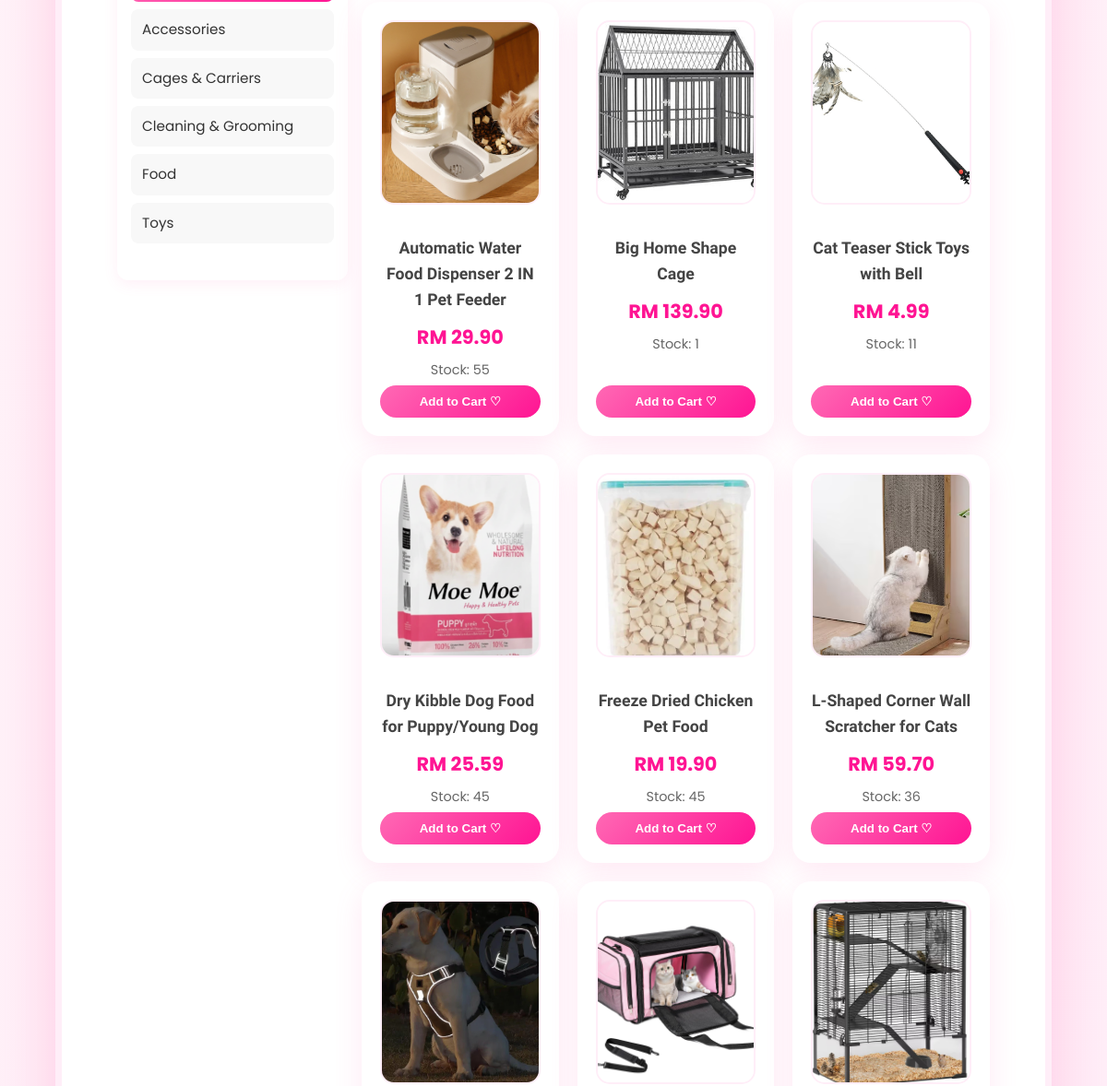
Page /member/products.php (middle part) on the earlier database version.
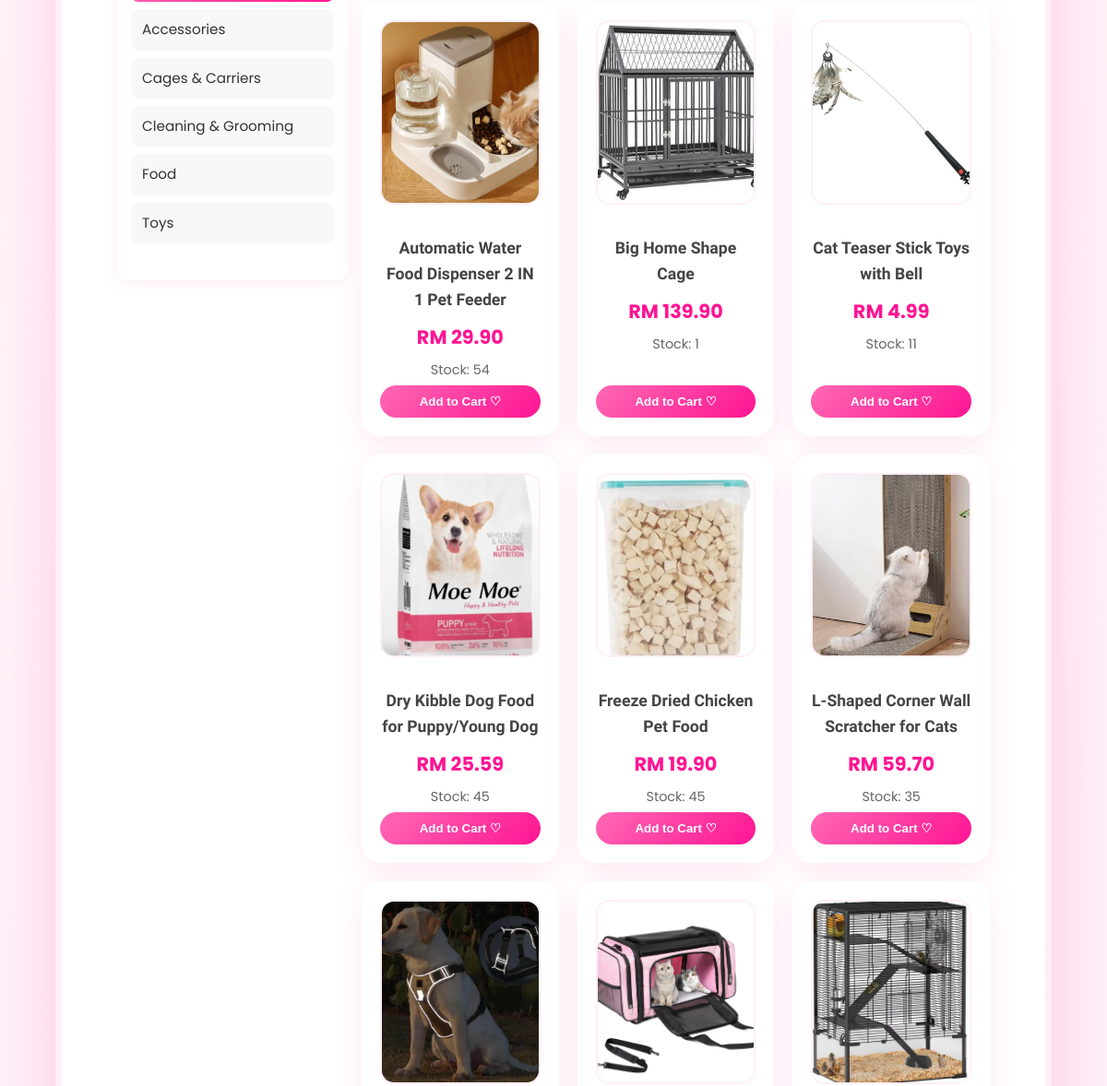
Same page on the later database version.
### tables this page shows
CREATE TABLE `product` (
  `product_id` int(11) NOT NULL,
  `product_code` varchar(20) NOT NULL,
  `product_name` varchar(200) NOT NULL,
  `description` text DEFAULT NULL,
  `price` decimal(10,2) NOT NULL,
  `stock_quantity` int(11) DEFAULT 0,
  `category_id` int(11) NOT NULL,
  `is_active` tinyint(1) DEFAULT 1,
  `created_at` datetime DEFAULT current_timestamp(),
  `updated_at` datetime DEFAULT current_timestamp() ON UPDATE current_timestamp(),
  `photo_name` varchar(255) NOT NULL,
  `average_rating` decimal(3,2) DEFAULT 0.00,
  `review_count` int(11) DEFAULT 0
);

### _base.php (called while the page is built, shortened)
<?php
function get($key, $value = null) {
    $value = $_GET[$key] ?? $value;
    return is_array($value) ? array_map('trim', $value) : trim($value);
}
function encode($value) {
    return htmlentities($value);
}
?>

### member/products.php (the view, shortened to what this page needs)
<?php
require '../_base.php';
$search = trim(get('search', ''));
$category = get('category', '');
$price_min = get('price_min', '');
$price_max = get('price_max', '');
$page = max(1, (int)get('page', 1));
$per_page = 9;
$offset = ($page - 1) * $per_page;
$sort = get('sort', 'relevance');
$order_by = 'p.product_name ASC';
$sales_join = '';
$where_conditions = ['p.is_active = 1'];
$where_clause = 'WHERE ' . implode(' AND ', $where_conditions);
$sql = "
    SELECT p.*, c.category_name
    FROM product p
    JOIN category c ON p.category_id = c.category_id
    $sales_join
    $where_clause
    ORDER BY $order_by
    LIMIT $offset, $per_page
";
$stm = $_db->prepare($sql);
$stm->execute();
$products = $stm->fetchAll();
$stm_cat = $_db->query("SELECT category_id, category_name FROM category ORDER BY category_name");
$categories = $stm_cat->fetchAll();
include '../_head.php';
?>
<div class="container">
    <div class="products-layout">
        <aside class="filter-sidebar">
            <div class="filter-section">
                <div class="category-list">
                    <?php foreach ($categories as $cat): ?>
                        <a href="?category=<?= $cat->category_id ?>&sort=<?= $sort ?>&page=1&search=<?= urlencode($search) ?>&price_min=<?= $price_min ?>&price_max=<?= $price_max ?>"
                           class="category-item <?= $category == $cat->category_id ? 'active' : '' ?>">
                            <?= encode($cat->category_name) ?>
                        </a>
                    <?php endforeach; ?>
                </div>
            </div>
        </aside>
        <div class="products-main">
    <div class="product-grid">
        <?php if (empty($products)): ?>
            <p>No products found~ Try another search! ♡</p>
        <?php else: ?>
            <?php foreach ($products as $p): ?>
                <div class="product-card">
                    <?php if ($p->photo_name): ?>
                        <a href="product_detail.php?id=<?= $p->product_id ?>">
                            <img src="/admin/uploads/products/<?= encode($p->photo_name) ?>" alt="<?= encode($p->product_name) ?>">
                        </a>
                    <?php endif; ?>
                    <a href="product_detail.php?id=<?= $p->product_id ?>">
                        <h3><?= encode($p->product_name) ?></h3>
                        <p class="price">RM <?= number_format($p->price, 2) ?></p>
                        <p>Stock: <?= $p->stock_quantity ?></p>
                    </a>
                    <?php if ($p->stock_quantity > 0): ?>
                        <button class="add-to-cart" data-id="<?= $p->product_id ?>" data-name="<?= encode($p->product_name) ?>" data-price="<?= $p->price ?>">
                            Add to Cart ♡
                        </button>
                    <?php else: ?>
                        <p>Out of Stock~</p>
                    <?php endif; ?>
                </div>
            <?php endforeach; ?>
        <?php endif; ?>
    </div>
</div>
<?php include '../_foot.php'; ?>

Differences in the rows shown:
changed product "Automatic Water Food Dispenser 2 IN 1 Pet Feeder": stock_quantity "55" → "54"
changed product "L-Shaped Corner Wall Scratcher for Cats": stock_quantity "36" → "35"
